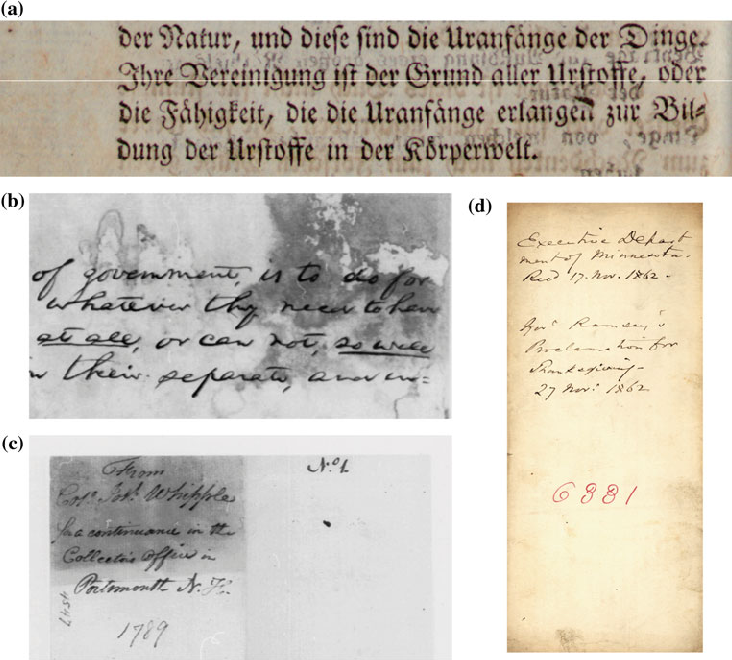
%> input picture data/dibco_sample.png, 732 x 660 px
$ octave main_script.m   (GNU Octave 9; MATLAB toolbox functions it lacks are replaced by stand-ins)
%> lines starting %> are read from the running program, lines starting %| are printed output that depends on the picture; in (x1, y1, x2, y2) boxes, pixels count from 0 and x2, y2 are one past the last pixel; in counts of white or black regions, pixels touching at a corner belong together; the program's own positions count from 1
### functions/estimate_image_quality.m
function [noise_level, blur_level, contrast_level] = estimate_image_quality(img)
% ESTIMATE_IMAGE_QUALITY Estimates noise, blur and contrast levels in an image
%   [noise_level, blur_level, contrast_level] = estimate_image_quality(img)
%
%   Parameters:
%   img - Input grayscale image
%
%   Returns:
%   noise_level - Estimated noise level (0-1)
%   blur_level - Estimated blur level (0-1)
%   contrast_level - Estimated contrast level (0-1)

    % Convert to double for processing
    img_double = double(img);

    % Apply Laplacian filter
    laplacian_kernel = [0 1 0; 1 -4 1; 0 1 0];
    filtered = imfilter(img_double, laplacian_kernel, 'replicate');

    % 1. NOISE ESTIMATION
    % Compute median absolute deviation (MAD)
    mad_value = median(abs(filtered(:) - median(filtered(:))));
    noise_sigma = mad_value / 0.6745;
    noise_level = min(1, noise_sigma / 50);

    % 2. BLUR ESTIMATION
    lap = abs(filtered);
    lap_var = var(lap(:));
    blur_level = min(1, max(0, 1 - (lap_var / 1000)));

    % 3. CONTRAST ESTIMATION
    [counts, ~] = histcounts(img, 256);
    cdf = cumsum(counts) / sum(counts);
    idx10 = find(cdf >= 0.1, 1, 'first');
    idx90 = find(cdf >= 0.9, 1, 'first');

    if isempty(idx10) || isempty(idx90)
        contrast_level = 0.5;
    else
        intensity_range = idx90 - idx10;
        contrast_level = min(1, max(0, intensity_range / 200));
    end

    % Display visualization if no output argument
    if nargout == 0
        figure;
        subplot(2,2,1); imshow(img); title('Image');
        subplot(2,2,2); imhist(img); title('Histogram');
        subplot(2,2,3);
        bar([noise_level, blur_level, contrast_level]);
        set(gca, 'xticklabel', {'Noise', 'Blur', 'Contrast'});
        title('Quality Metrics');
        axis([0.5 3.5 0 1]);

        subplot(2,2,4);
        text(0.1, 0.6, sprintf('Noise: %.2f\nBlur: %.2f\nContrast: %.2f', ...
             noise_level, blur_level, contrast_level), 'FontSize', 12);
        axis off;
        title('Quality Values');
    end
end

### functions/median_filter.m
function filtered_img = median_filter(img, window_size)
% MEDIAN_FILTER Applies median filtering to remove noise
%   filtered_img = median_filter(img, window_size)
%
%   Parameters:
%   img - Input grayscale image
%   window_size - Size of the median filter window (default 3)
%
%   Returns:
%   filtered_img - Filtered image with reduced noise

    if nargin < 2
        window_size = 3;
    end

    % Apply median filter
    filtered_img = medfilt2(img, [window_size window_size]);

    % Display visualization if no output argument
    if nargout == 0
        figure;
        subplot(1,3,1);
        imshow(img);
        title('Original Image');

        subplot(1,3,2);
        imshow(filtered_img);
        title('Median Filtered');

        % Show difference (removed noise)
        subplot(1,3,3);
        diff_img = imabsdiff(img, filtered_img);
        imshow(diff_img, []); % [] auto-scales for better visibility
        title('Removed Noise');

        sgtitle(['Median Filter (Window: ' num2str(window_size) 'x' num2str(window_size) ')']);
    end

    % Show progress in command window
    fprintf('  Median filter applied with %dx%d window\n', window_size, window_size);
    fprintf('  Peak change in pixel values: %d\n', max(abs(double(filtered_img(:)) - double(img(:)))));
end

### functions/unsharp_masking.m
function sharpened = unsharp_masking(img, amount, sigma)
% UNSHARP_MASKING Applies unsharp masking for image sharpening
%   sharpened = unsharp_masking(img, amount, sigma)
%
%   Parameters:
%   img - Input grayscale image
%   amount - Sharpening strength (default 1.5)
%   sigma - Gaussian blur sigma (default 0.5)
%
%   Returns:
%   sharpened - Sharpened image

    if nargin < 2, amount = 1.5; end
    if nargin < 3, sigma = 0.5; end

    % Create blurred version
    blurred = imgaussfilt(img, sigma);

    % Create mask: original - blurred
    mask = double(img) - double(blurred);

    % Add weighted mask to original
    sharpened = double(img) + amount * mask;

    % Clip values to valid range
    sharpened = uint8(max(0, min(255, sharpened)));

    % Display visualization if no output argument
    if nargout == 0
        figure;
        subplot(2,2,1); imshow(img); title('Original Image');
        subplot(2,2,2); imshow(blurred); title('Blurred Image');
        subplot(2,2,3); imshow(mask, []); title('Unsharp Mask');
        subplot(2,2,4); imshow(sharpened); title('Sharpened Image');
    end
end

### functions/histogram_equalization.m
function enhanced = histogram_equalization(img)
% HISTOGRAM_EQUALIZATION Applies histogram equalization for contrast enhancement
%   enhanced = histogram_equalization(img)
%
%   Parameters:
%   img - Input grayscale image
%
%   Returns:
%   enhanced - Contrast enhanced image

    % Apply histogram equalization
    enhanced = histeq(img);

    % Display visualization if no output argument
    if nargout == 0
        figure;
        subplot(2,2,1); imshow(img); title('Original Image');
        subplot(2,2,2); imshow(enhanced); title('Enhanced Image');
        subplot(2,2,3); imhist(img); title('Original Histogram');
        subplot(2,2,4); imhist(enhanced); title('Enhanced Histogram');
    end
end

### functions/calculate_metrics.m
function [psnr_val, ssim_val] = calculate_metrics(original, enhanced, reference)
% CALCULATE_METRICS Calculates image quality metrics
%   [psnr_val, ssim_val] = calculate_metrics(original, enhanced, reference)
%
%   Parameters:
%   original - Original degraded image
%   enhanced - Enhanced image
%   reference - Clean reference image (optional)
%
%   Returns:
%   psnr_val - Peak Signal-to-Noise Ratio
%   ssim_val - Structural Similarity Index

    % If reference is not provided, compare enhanced to original
    if nargin < 3
        reference = original;
    end

    % Calculate PSNR and SSIM using built-in functions
    % Image Processing Toolbox required
    psnr_val = psnr(enhanced, reference);
    ssim_val = ssim(enhanced, reference);

    % Display visualization if no output arguments
    if nargout == 0
        figure;
        subplot(1,3,1); imshow(original); title('Original');
        subplot(1,3,2); imshow(enhanced); title('Enhanced');
        subplot(1,3,3); imshow(reference); title('Reference');

        sgtitle(sprintf('PSNR: %.2f dB, SSIM: %.2f', psnr_val, ssim_val));
    end
end

### main_script.m
%% Document Image Enhancement Pipeline
% This script demonstrates a complete document image enhancement pipeline
% with noise removal, deblurring, and contrast enhancement.

clear all; close all; clc;

addpath('functions');

%% Load and display degraded document image
fprintf('Loading degraded document image...\n');

% You can use one of these datasets:
% 1. PRImA dataset: http://www.primaresearch.org/datasets/
% 2. DIBCO dataset: https://vc.ee.duth.gr/dibco2019/
% 3. DIQA dataset: https://lampsrv02.umiacs.umd.edu/projdb/project.php?id=73

% For this example, we'll use a sample from DIBCO dataset
% Download and place in the 'data' folder before running
try
    img = imread('data/dibco_sample.png');
%> img is the input picture: size 660x732x3 uint8; mean R, G, B 203.1, 196.8, 186.3
    if size(img, 3) == 3
        img = rgb2gray(img);
%> img: size 660x732 uint8
    end
catch
    % If external dataset not available, create synthetic degraded document
    fprintf('Dataset not found, creating synthetic degraded document...\n');
    img = create_synthetic_document(512, 256);
end

% Create figures for displaying results
figure('Name', 'Document Enhancement Pipeline', 'Position', [100 100 1000 600]);

% Display original image
subplot(2,3,1);
imshow(img);
title('Original Degraded Document');

%% Analyze image degradation
fprintf('Analyzing image degradation...\n');
[noise_level, blur_level, contrast_level] = estimate_image_quality(img);
%> in estimate_image_quality, `filtered = imfilter(img_double, laplacian_kernel, 'replicate');`:
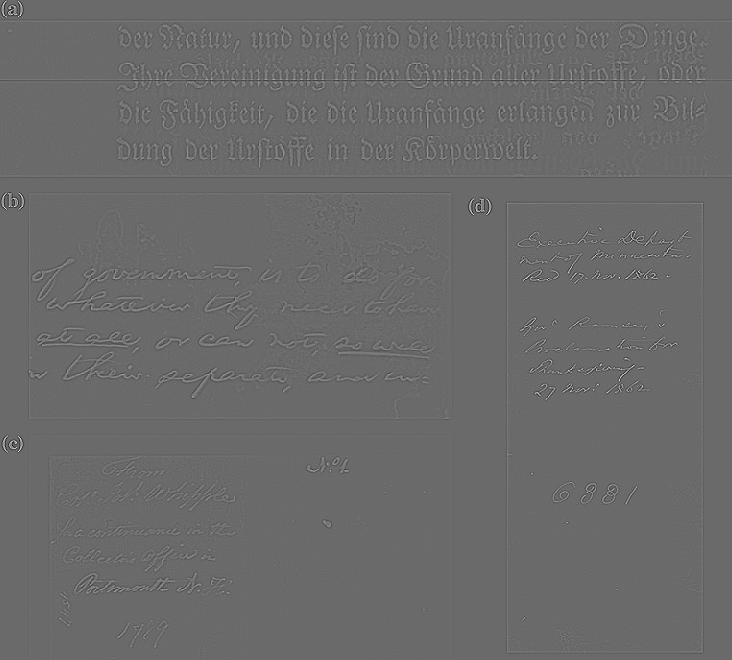
%> filtered: size 660x732 double; min -437, max 606, mean 0; drawn with min black and max white
%> in estimate_image_quality, `mad_value = median(abs(filtered(:) - median(filtered(:))));`: mad_value = 3
%> in estimate_image_quality, `noise_sigma = mad_value / 0.6745;`: noise_sigma = 4.45
%> in estimate_image_quality, `noise_level = min(1, noise_sigma / 50);`: noise_level = 0.089
%> in estimate_image_quality, `lap = abs(filtered);`:
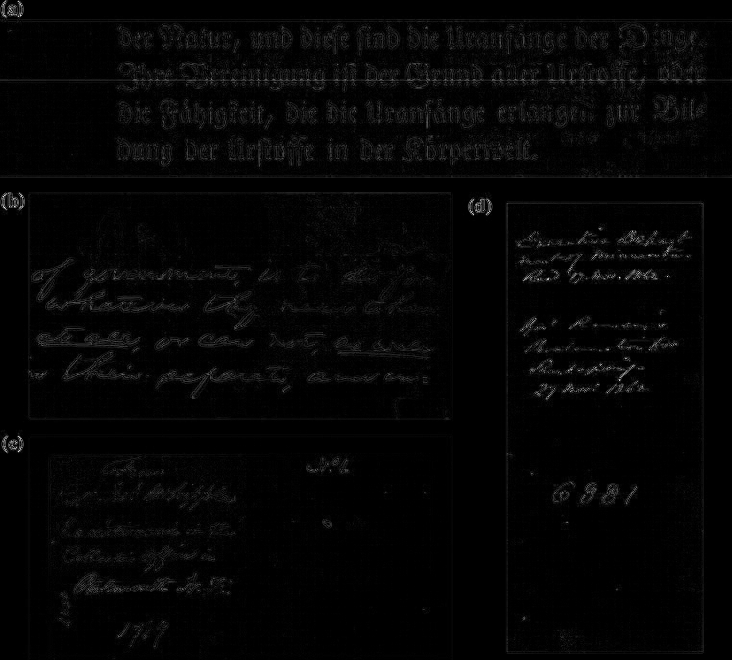
%> lap: size 660x732 double; min 0, max 606, mean 12.3; drawn with min black and max white
%> in estimate_image_quality, `lap_var = var(lap(:));`: lap_var = 654.9
%> in estimate_image_quality, `blur_level = min(1, max(0, 1 - (lap_var / 1000)));`: blur_level = 0.345
%> in estimate_image_quality, `[counts, ~] = histcounts(img, 256);`: counts = 256 values, max 79051 at index 256, min 31 at index 2, mean 1887.2
%> in estimate_image_quality, `cdf = cumsum(counts) / sum(counts);`: cdf = 256 values from 0.000184 to 1
%> in estimate_image_quality, `idx10 = find(cdf >= 0.1, 1, 'first');`: idx10 = 130
%> in estimate_image_quality, `idx90 = find(cdf >= 0.9, 1, 'first');`: idx90 = 256
%> in estimate_image_quality, `intensity_range = idx90 - idx10;`: intensity_range = 126
%> in estimate_image_quality, `contrast_level = min(1, max(0, intensity_range / 200));`: contrast_level = 0.63
%> noise_level = 0.089; blur_level = 0.345; contrast_level = 0.63

fprintf('Estimated noise level: %.2f\n', noise_level);
%| Estimated noise level: 0.09
fprintf('Estimated blur level: %.2f\n', blur_level);
%| Estimated blur level: 0.35
fprintf('Estimated contrast level: %.2f\n', contrast_level);
%| Estimated contrast level: 0.63

%% Step 1: Noise Removal
fprintf('Performing noise removal...\n');
if noise_level > 0.3
    % Use Non-Local Means for high noise
    denoised = nonlocal_means_denoising(img, 10, 7, 21);
    noise_method = 'Non-Local Means';
else
    % Use Median Filter for lighter noise
    denoised = median_filter(img, 3);
%|   Peak change in pixel values: 255
    noise_method = 'Median Filter';
end

% Display denoised image
subplot(2,3,2);
imshow(denoised);
title(['Denoised (' noise_method ')']);

% Save intermediary result for noise removal
if ~exist('results', 'dir')
    mkdir('results');
end
imwrite(denoised, 'results/step1_denoised.png');

%% Step 2: Deblurring
fprintf('Performing deblurring...\n');
if blur_level > 0.5
    % Use Wiener filter for higher blur levels
    deblurred = wiener_deconvolution(denoised, 0.01);
    blur_method = 'Wiener Filter';
else
    % Use unsharp masking for mild blur
    deblurred = unsharp_masking(denoised, 1.5, 0.5);
%> in unsharp_masking, `sharpened = double(img) + amount * mask;`:
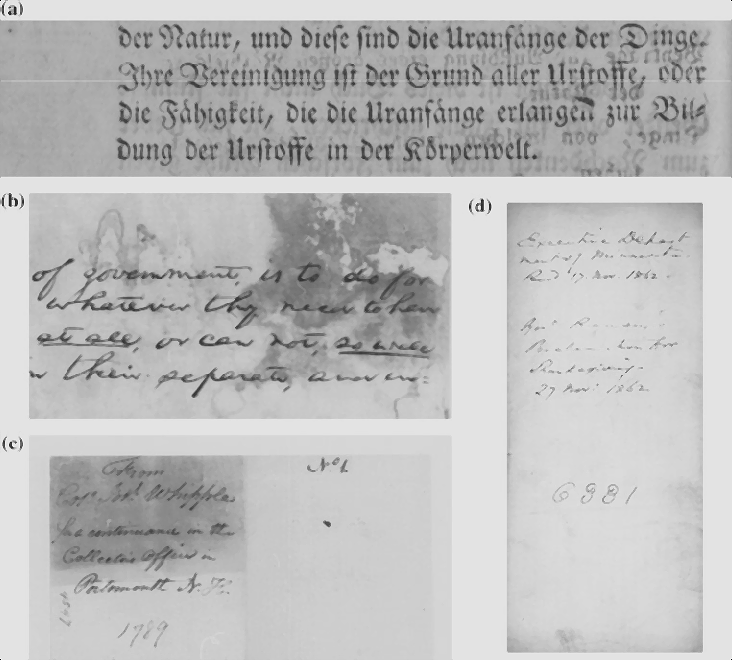
%> sharpened: size 660x732 double; min -76.5, max 295.5, mean 198.1; drawn with min black and max white
    blur_method = 'Unsharp Masking';
end

% Display deblurred image
subplot(2,3,3);
imshow(deblurred);
title(['Deblurred (' blur_method ')']);

% Save intermediary result for deblurring
imwrite(deblurred, 'results/step2_deblurred.png');

%% Step 3: Contrast Enhancement
fprintf('Enhancing contrast...\n');
if contrast_level < 0.4
    % Use CLAHE for poor local contrast
    enhanced = apply_clahe(deblurred, 2.0, [8 8]);
    contrast_method = 'CLAHE';
else
    % Use histogram equalization for global contrast issues
    enhanced = histogram_equalization(deblurred);
%> in histogram_equalization, `enhanced = histeq(img);`:
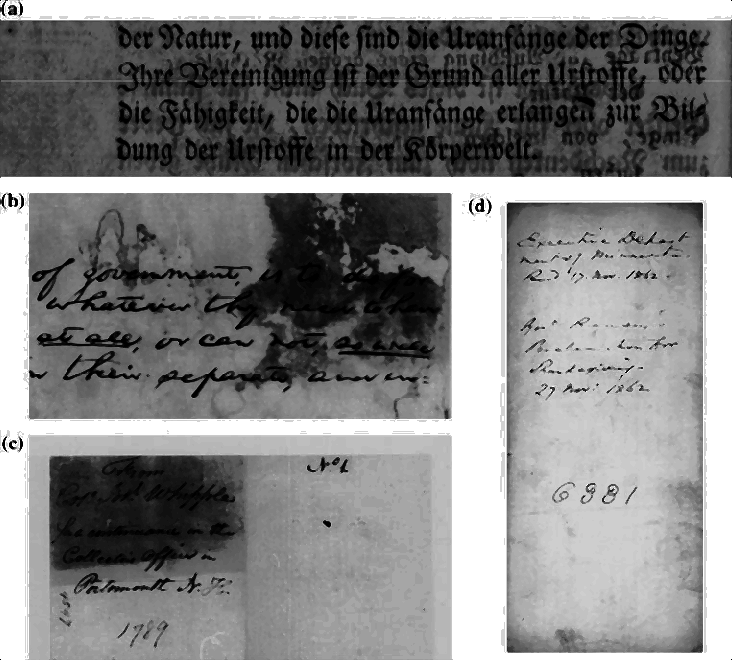
%> enhanced: size 660x732 uint8; min 0, max 255, mean 130
    contrast_method = 'Hist Equalization';
end

% Display contrast enhanced image
subplot(2,3,4);
imshow(enhanced);
title(['Enhanced Contrast (' contrast_method ')']);

% Save intermediary result for contrast enhancement
imwrite(enhanced, 'results/step3_enhanced.png');

%% Optional: Binarization for OCR improvement
binarized = imbinarize(enhanced, graythresh(enhanced));
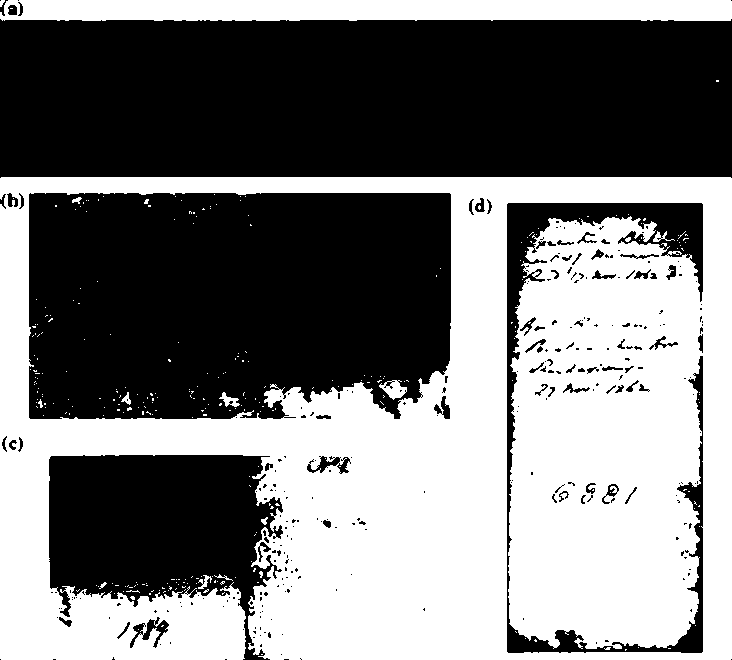
%> binarized: size 660x732 logical; 47.8% white; 293 white regions (279 under 20 px), largest, box (x1, y1, x2, y2) and area: (0, 177, 732, 660) 214716, (0, 0, 732, 21) 14673, (379, 380, 407, 400) 294

% Display binarized image
subplot(2,3,5);
imshow(binarized);
title('Binarized for OCR');

% Save intermediary result for binarization
imwrite(binarized, 'results/step4_binarized.png');

%% Calculate improvement metrics
[psnr_val, ssim_val] = calculate_metrics(img, enhanced);
%> in calculate_metrics, `psnr_val = psnr(enhanced, reference);`: psnr_val = 10.33
%> in calculate_metrics, `ssim_val = ssim(enhanced, reference);`: ssim_val = 0.682
%> psnr_val = 10.33; ssim_val = 0.682
fprintf('Enhancement complete with PSNR: %.2f dB, SSIM: %.2f\n', psnr_val, ssim_val);
%| Enhancement complete with PSNR: 10.33 dB, SSIM: 0.68

%% Optional: Apply OCR and evaluate improvement
if exist('ocr', 'file') % Check if OCR Toolbox is available
    fprintf('Performing OCR on original and enhanced documents...\n');
    original_ocr = ocr(img);
    enhanced_ocr = ocr(enhanced);
    binarized_ocr = ocr(binarized);

    % Display OCR results
    subplot(2,3,6);
    text_img = insertText(ones(size(img)), [10 10], ...
        sprintf('OCR Confidence:\nOriginal: %.1f%%\nEnhanced: %.1f%%\nBinarized: %.1f%%', ...
        mean(original_ocr.WordConfidences)*100, mean(enhanced_ocr.WordConfidences)*100, ...
        mean(binarized_ocr.WordConfidences)*100), ...
        'FontSize', 12, 'BoxOpacity', 0);
    imshow(text_img);
    title('OCR Improvement');

    % Save OCR results to text file
    fid = fopen('results/ocr_results.txt', 'w');
    fprintf(fid, 'Original Document OCR:\n%s\n\n', original_ocr.Text);
    fprintf(fid, 'Enhanced Document OCR:\n%s\n\n', enhanced_ocr.Text);
    fprintf(fid, 'Binarized Document OCR:\n%s\n', binarized_ocr.Text);
    fclose(fid);
end

%% Create detailed visualization of all steps
figure('Name', 'Detailed Enhancement Steps', 'Position', [200 200 1200 800]);

% Original image and histogram
subplot(4,3,1);
imshow(img);
title('Original Document');

subplot(4,3,2);
imhist(img);
title('Original Histogram');

subplot(4,3,3);
text(0.1, 0.5, sprintf('Noise Level: %.2f\nBlur Level: %.2f\nContrast Level: %.2f', ...
    noise_level, blur_level, contrast_level), 'FontSize', 10);
axis off;
title('Degradation Analysis');

% Denoised image and histogram
subplot(4,3,4);
imshow(denoised);
title(['Step 1: ' noise_method]);

subplot(4,3,5);
imhist(denoised);
title('After Denoising Histogram');

subplot(4,3,6);
imshow(imabsdiff(img, denoised), []);
title('Removed Noise (Difference)');

% Deblurred image and histogram
subplot(4,3,7);
imshow(deblurred);
title(['Step 2: ' blur_method]);

subplot(4,3,8);
imhist(deblurred);
title('After Deblurring Histogram');

subplot(4,3,9);
imshow(imabsdiff(denoised, deblurred), []);
title('Sharpening Effect (Difference)');

% Enhanced image and histogram
subplot(4,3,10);
imshow(enhanced);
title(['Step 3: ' contrast_method]);

subplot(4,3,11);
imhist(enhanced);
title('Final Enhanced Histogram');

subplot(4,3,12);
imshow(imabsdiff(deblurred, enhanced), []);
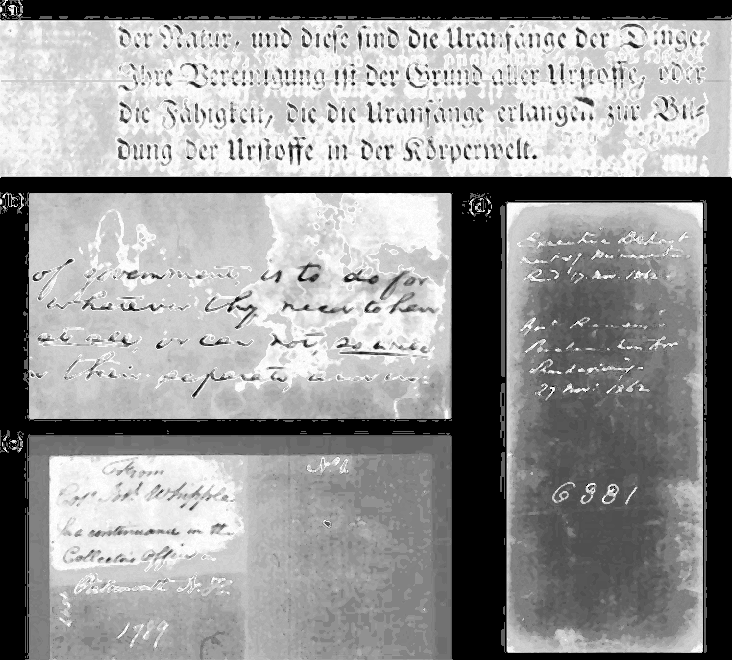
%> displayed picture: size 660x732, on the screen's scale of 0 to 255; min 0, max 255, mean 149.8
title('Contrast Enhancement (Difference)');
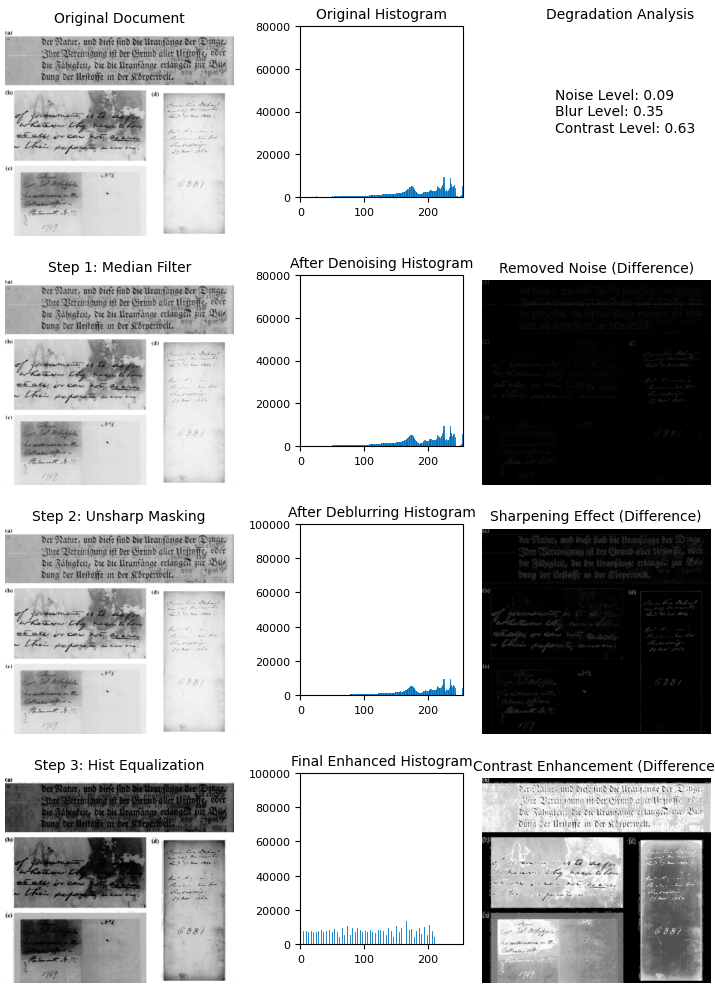
%> figure redrawn from the program's plot data, 12 panels

%% Save results and display completion message
fprintf('Saving results...\n');
imwrite(enhanced, 'results/final_enhanced.png');
imwrite(binarized, 'results/final_binarized.png');

% Save the detailed visualization
saveas(gcf, 'results/enhancement_steps_visualization.png');

fprintf('Document enhancement complete! All results saved to the "results" folder.\n');
